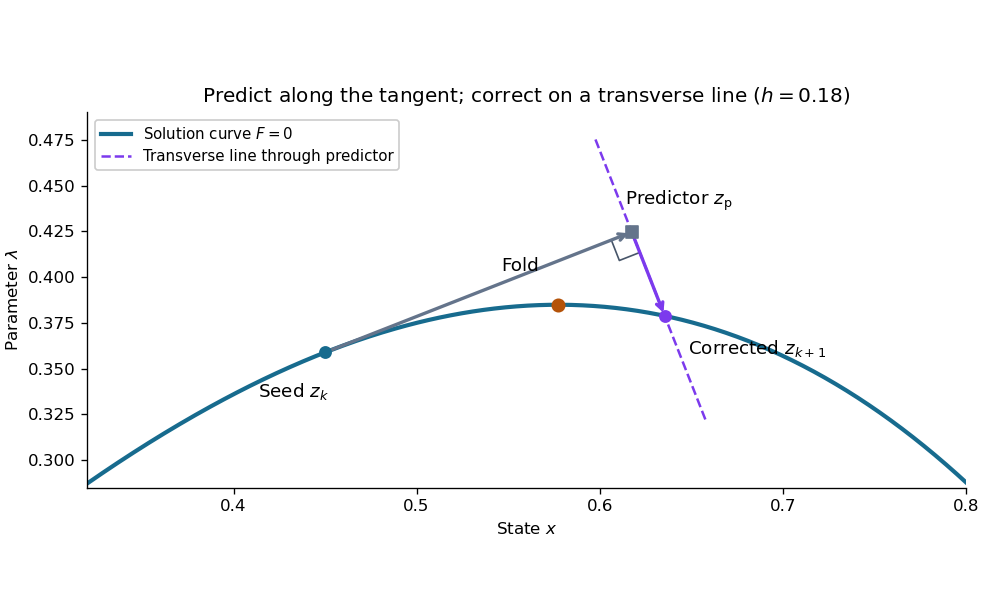

Reproduce this figure in Python.
"""Draw one pseudo-arclength step across a cubic solution curve's fold.

The tangent is normalized in the displayed Euclidean coordinates.
Run from the output directory; dependency versions are in pyproject.toml.
"""

from pathlib import Path

import matplotlib.pyplot as plt
import numpy as np


def continuation_step(x0=0.45, h=0.18):
    seed = np.array([x0, x0 - x0**3])
    tangent = np.array([1.0, 1.0 - 3 * x0**2])
    tangent /= np.linalg.norm(tangent)
    predictor = seed + h * tangent
    corrected = predictor.copy()
    for _ in range(12):
        x, lam = corrected
        residual = np.array([x**3 - x + lam, tangent @ (corrected - predictor)])
        if np.linalg.norm(residual, ord=np.inf) < 2e-14:
            break
        jacobian = np.array([[3 * x**2 - 1, 1.0], tangent])
        corrected += np.linalg.solve(jacobian, -residual)
    x, lam = corrected
    assert abs(x**3 - x + lam) < 2e-14
    assert abs(tangent @ (corrected - seed) - h) < 2e-14
    assert x0 < 1 / np.sqrt(3) < x
    return seed, tangent, predictor, corrected


def main():
    seed, tangent, predictor, corrected = continuation_step()
    print({"seed": seed.tolist(), "tangent": tangent.tolist(),
           "predictor": predictor.tolist(), "corrected": corrected.tolist()})
    normal = np.array([-tangent[1], tangent[0]])
    line = predictor + np.linspace(-0.11, 0.055, 100)[:, None] * normal
    x = np.linspace(0.32, 0.80, 400)
    fold = np.array([1 / np.sqrt(3), 2 / (3 * np.sqrt(3))])
    fig, ax = plt.subplots(figsize=(8.2, 5.0), dpi=120, layout="constrained")
    fig.set_facecolor("white")
    ax.set_facecolor("white")
    ax.plot(x, x - x**3, color="#176b8e", lw=2.5, label=r"Solution curve $F=0$")
    ax.plot(line[:, 0], line[:, 1], color="#7c3aed", ls="--", lw=1.5,
            label="Transverse line through predictor")
    ax.annotate("", xy=predictor, xytext=seed,
                arrowprops={"arrowstyle": "->", "color": "#64748b", "lw": 2})
    ax.annotate("", xy=corrected, xytext=predictor,
                arrowprops={"arrowstyle": "->", "color": "#7c3aed", "lw": 2})
    ax.scatter(*fold, color="#b45309", s=55, zorder=5)
    ax.scatter(*seed, color="#176b8e", s=45, zorder=5)
    ax.scatter(*predictor, color="#64748b", marker="s", s=45, zorder=5)
    ax.scatter(*corrected, color="#7c3aed", s=45, zorder=5)
    for point, text, offset in (
        (seed, r"Seed $z_k$", (-40, -27)),
        (predictor, r"Predictor $z_{\mathrm{p}}$", (-4, 16)),
        (corrected, r"Corrected $z_{k+1}$", (14, -23)),
        (fold, "Fold", (-34, 20)),
    ):
        ax.annotate(text, xy=point, xytext=offset, textcoords="offset points", fontsize=11)
    # A small right-angle marker shows the two perpendicular directions.
    size = 0.012
    corner = np.array([predictor - size * tangent,
                       predictor - size * tangent - size * normal,
                       predictor - size * normal])
    ax.plot(corner[:, 0], corner[:, 1], color="#475569", lw=1)
    ax.set_aspect("equal", adjustable="box")
    ax.set(xlabel=r"State $x$", ylabel=r"Parameter $\lambda$",
           xlim=(0.32, 0.80), ylim=(0.285, 0.49),
           title=r"Predict along the tangent; correct on a transverse line ($h=0.18$)")
    ax.legend(loc="upper left", fontsize=9, framealpha=1)
    ax.spines[["top", "right"]].set_visible(False)
    fig.savefig(Path(__file__).stem + ".png", facecolor="white", transparent=False)
    plt.close(fig)


if __name__ == "__main__":
    main()
